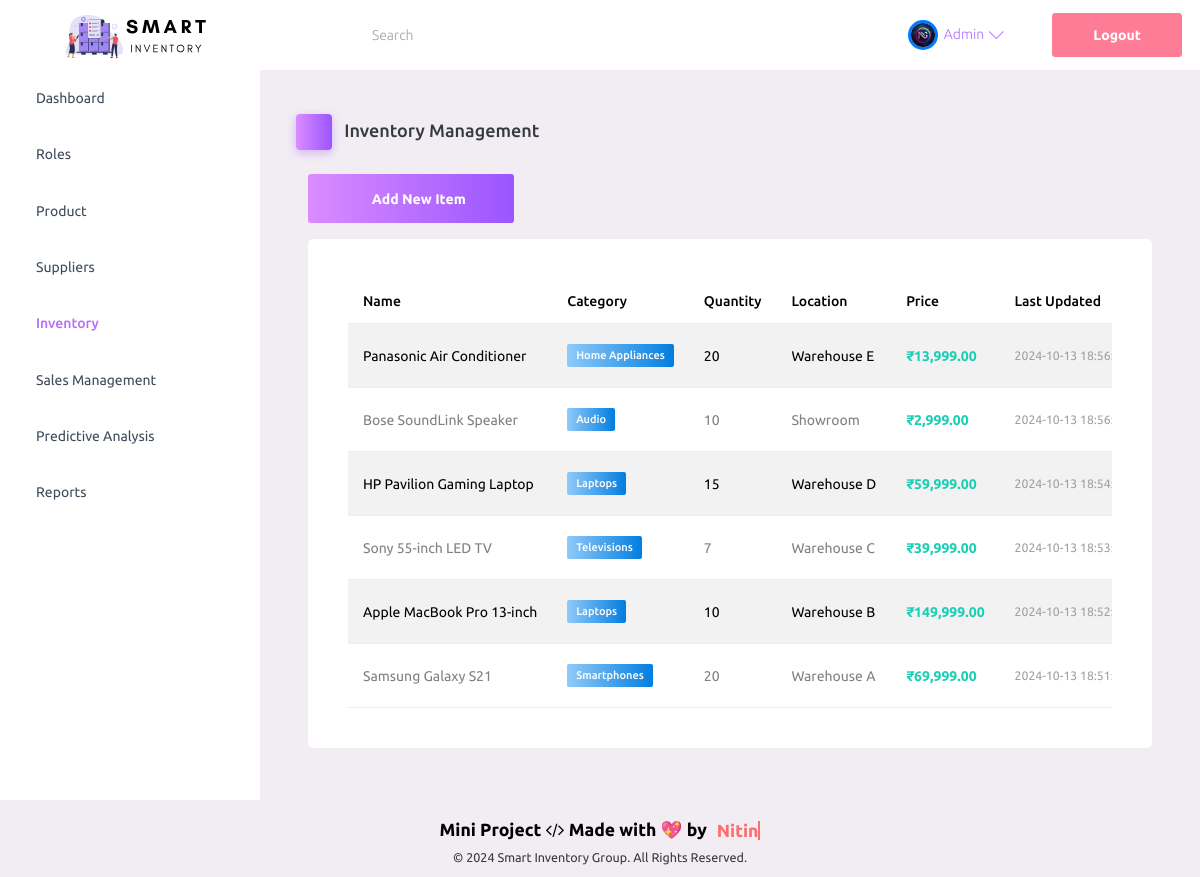
The page /inventory.php (signed in) on the database its author committed.
### tables this page shows
CREATE TABLE `user` (
  `UserID` int(11) NOT NULL,
  `Username` varchar(100) NOT NULL,
  `Password` varchar(255) NOT NULL,
  `Email` varchar(255) NOT NULL,
  `Role` enum('Admin','Manager','Employee') NOT NULL,
  `FirstName` varchar(100) DEFAULT NULL,
  `LastName` varchar(100) DEFAULT NULL,
  `PhoneNumber` varchar(20) DEFAULT NULL,
  `Address` text DEFAULT NULL,
  `DateOfBirth` date DEFAULT NULL,
  `ProfileImage` varchar(255) DEFAULT NULL,
  `JobTitle` varchar(100) DEFAULT NULL,
  `Department` varchar(100) DEFAULT NULL,
  `Gender` enum('Male','Female','Other') DEFAULT NULL,
  `CreatedAt` timestamp NOT NULL DEFAULT current_timestamp(),
  `UpdatedAt` timestamp NOT NULL DEFAULT current_timestamp() ON UPDATE current_timestamp(),
  `role_assigned_by` int(11) DEFAULT NULL,
  `role_assigned_at` timestamp NULL DEFAULT NULL
);

CREATE TABLE `inventoryitem` (
  `ItemID` int(11) NOT NULL,
  `ItemName` varchar(255) NOT NULL,
  `Category` varchar(100) NOT NULL,
  `Quantity` int(11) NOT NULL,
  `Location` varchar(255) DEFAULT NULL,
  `Price` decimal(10,2) DEFAULT NULL,
  `SupplierID` int(11) DEFAULT NULL,
  `Image` varchar(255) DEFAULT NULL,
  `CreatedAt` timestamp NOT NULL DEFAULT current_timestamp(),
  `UpdatedAt` timestamp NOT NULL DEFAULT current_timestamp() ON UPDATE current_timestamp(),
  `is_deleted` tinyint(4) DEFAULT 0
);

### inventory.php (the view, shortened to what this page needs)
<!DOCTYPE html>
<html lang="en">
<head>
  <?php include 'head.php'; ?>
</head>
<body>
  <div class="container-scroller">
    <?php include 'navBar.php'; ?>
    <div class="container-fluid page-body-wrapper">
      <?php include 'sidebar.php'; ?>
      <div class="main-panel">
        <div class="content-wrapper">
          <div class="page-header">
            <h3 class="page-title">
              <span class="page-title-icon bg-gradient-primary text-white me-2">
                <i class="mdi mdi-view-list menu-icon"></i>
              </span>
              Inventory Management
            </h3>
          </div>
            <div class="container">
            <?php
            if ($_SESSION['role'] === 'Admin' || $_SESSION['role'] === 'Manager') {
              echo '<div class="mb-3">
                  <a href="add_item.php" class="btn btn-gradient-primary btn-lg">
                  <i class="mdi mdi-plus"></i> Add New Item
                  </a>
                </div>';
            }
            ?>
            <div class="card">
              <div class="card-body">
              <div class="table-responsive">
                <table class="table table-hover table-striped">
                <thead class="bg-gradient-primary text-white">
                  <tr>
                  <th class="font-weight-bold">Name</th>
                  <th class="font-weight-bold">Category</th>
                  <th class="font-weight-bold">Quantity</th>
                  <th class="font-weight-bold">Location</th>
                  <th class="font-weight-bold">Price</th>
                  <th class="font-weight-bold">Last Updated</th>
                  </tr>
                </thead>
                <tbody>
                  <?php
                  $search = isset($_GET['search']) ? mysqli_real_escape_string($con, $_GET['search']) : '';
                  if ($_SESSION['role'] === 'Admin' || $_SESSION['role'] === 'Manager' || $_SESSION['role'] === 'Employee') {
                  $query = "SELECT * FROM InventoryItem WHERE ItemName LIKE '%$search%' OR Category LIKE '%$search%' ORDER BY UpdatedAt DESC";
                  }
                  if (isset($query)) {
                  $result = mysqli_query($con, $query);
                  if (mysqli_num_rows($result) > 0) {
                    while ($row = mysqli_fetch_assoc($result)) {
                    echo "<tr class='align-middle'>";
                    echo "<td class='font-weight-medium'>" . $row['ItemName'] . "</td>";
                    echo "<td><span class='badge bg-gradient-info'>" . $row['Category'] . "</span></td>";
                    echo "<td>" . $row['Quantity'] . "</td>";
                    echo "<td>" . $row['Location'] . "</td>";
                    echo "<td class='text-success font-weight-bold'>₹" . number_format($row['Price'], 2) . "</td>";
                    echo "<td><small class='text-muted'>" . $row['UpdatedAt'] . "</small></td>";
                    echo "</tr>";
                    }
                  } else {
                    echo "<tr><td colspan='7' class='text-center text-muted'>No items found.</td></tr>";
                  }
                  } else {
                  echo "<tr><td colspan='7' class='text-center text-muted'>Query not defined for this user role.</td></tr>";
                  }
                  ?>
                </tbody>
                </table>
              </div>
              </div>
            </div>
            </div>
        </div>
      </div>
    </div>
  </div>
  <?php include 'footer.php'; ?>
</body>
</html>

### navBar.php (shortened to what this page needs)
<?php
include 'head.php';
if (isset($_SESSION['loggedin']) && $_SESSION['loggedin'] === true) {
  $userID = $_SESSION['user_id'];
  $stmt = $con->prepare("SELECT ProfileImage, Username FROM User WHERE UserID = ?");
  $stmt->bind_param("i", $userID);
  $stmt->execute();
  $stmt->bind_result($profileImage, $username);
}
?>
<nav class="navbar default-layout-navbar col-lg-12 col-12 p-0 fixed-top d-flex flex-row">
  <div class="text-center navbar-brand-wrapper d-flex align-items-center justify-content-start">
    <a class="navbar-brand brand-logo" href="index.php">
      <img src="assets/images/smart-inventory.svg" alt="logo" style="width: 250px; height: auto;" />
    </a>
  </div>
  <div class="navbar-menu-wrapper d-flex align-items-stretch">
    <button class="navbar-toggler navbar-toggler align-self-center" type="button" data-toggle="minimize">
      <span class="mdi mdi-menu"></span>
    </button>
    <?php if (basename($_SERVER['PHP_SELF']) === 'inventory.php' || basename($_SERVER['PHP_SELF']) === 'supplier.php' || basename($_SERVER['PHP_SELF']) === 'sales_transaction.php'): ?>
      <div class="search-field d-none d-md-block">
      <form id="searchForm" class="d-flex align-items-center h-100" method="GET" action="<?php echo basename($_SERVER['PHP_SELF']); ?>">
        <div class="input-group">
        <div class="input-group-prepend bg-transparent">
          <i class="input-group-text border-0 mdi mdi-magnify"></i>
        </div>
        <input type="text" id="search" name="search" class="form-control bg-transparent border-0" placeholder="Search" />
        </div>
      </form>
      </div>
    <?php endif; ?>
    <ul class="navbar-nav navbar-nav-right d-none d-lg-flex">
      <?php if (isset($_SESSION['loggedin']) && $_SESSION['loggedin'] === true): ?>
        <li class="nav-item dropdown">
          <a class="nav-link dropdown-toggle" id="profileDropdown" href="#" data-toggle="dropdown" aria-expanded="false">
            <div class="navbar-profile-pic-container">
              <?php if (!empty($profileImage)): ?>
                <img src="assets/images/Profile-pics/<?php echo htmlspecialchars($profileImage); ?>" class="rounded-circle" alt="Profile Image" style="width: 30px; height: 30px; object-fit: cover; margin-right: 6px;">
              <?php else: ?>
                <img src="assets/images/Profile-pics/default-profile.png" class="rounded-circle" alt="Default Profile Image" style="width: 30px; height: 30px; object-fit: cover; margin-right: 6px;">
              <?php endif; ?>
            </div>
            <span class="text-primary"><?php echo htmlspecialchars($username); ?></span>
          </a>
        </li>
        <li class="nav-item">
          <a class="nav-link" href="logout.php">
            <button class="btn btn-danger" style="margin-right: -30px;">Logout</button>
          </a>
        </li>
      <?php endif; ?>
    </ul>
  </div>
</nav>

### head.php (style rules this page uses)
.page-title { animation: fadeInDown 1s ease-in-out; }

### navBar.php (style rules this page uses)
.navbar-profile-pic-container img { width: 150px; height: 150px; object-fit: cover; border-radius: 50%; border: 3px solid #007bff; }

### rows shown on the page
user: ProfileImage (picture), Username "Admin"
inventoryitem: ItemName "Panasonic Air Conditioner", Category "Home Appliances", Quantity "20", Location "Warehouse E", Price "13,999.00", UpdatedAt "2024-10-13…"
inventoryitem: ItemName "Bose SoundLink Speaker", Category "Audio", Quantity "10", Location "Showroom", Price "2,999.00", UpdatedAt "2024-10-13…"
inventoryitem: ItemName "HP Pavilion Gaming Laptop", Category "Laptops", Quantity "15", Location "Warehouse D", Price "59,999.00", UpdatedAt "2024-10-13…"
inventoryitem: ItemName "Sony 55-inch LED TV", Category "Televisions", Quantity "7", Location "Warehouse C", Price "39,999.00", UpdatedAt "2024-10-13…"
inventoryitem: ItemName "Apple MacBook Pro 13-inch", Category "Laptops", Quantity "10", Location "Warehouse B", Price "149,999.00", UpdatedAt "2024-10-13…"
inventoryitem: ItemName "Samsung Galaxy S21", Category "Smartphones", Quantity "20", Location "Warehouse A", Price "69,999.00", UpdatedAt "2024-10-13…"
